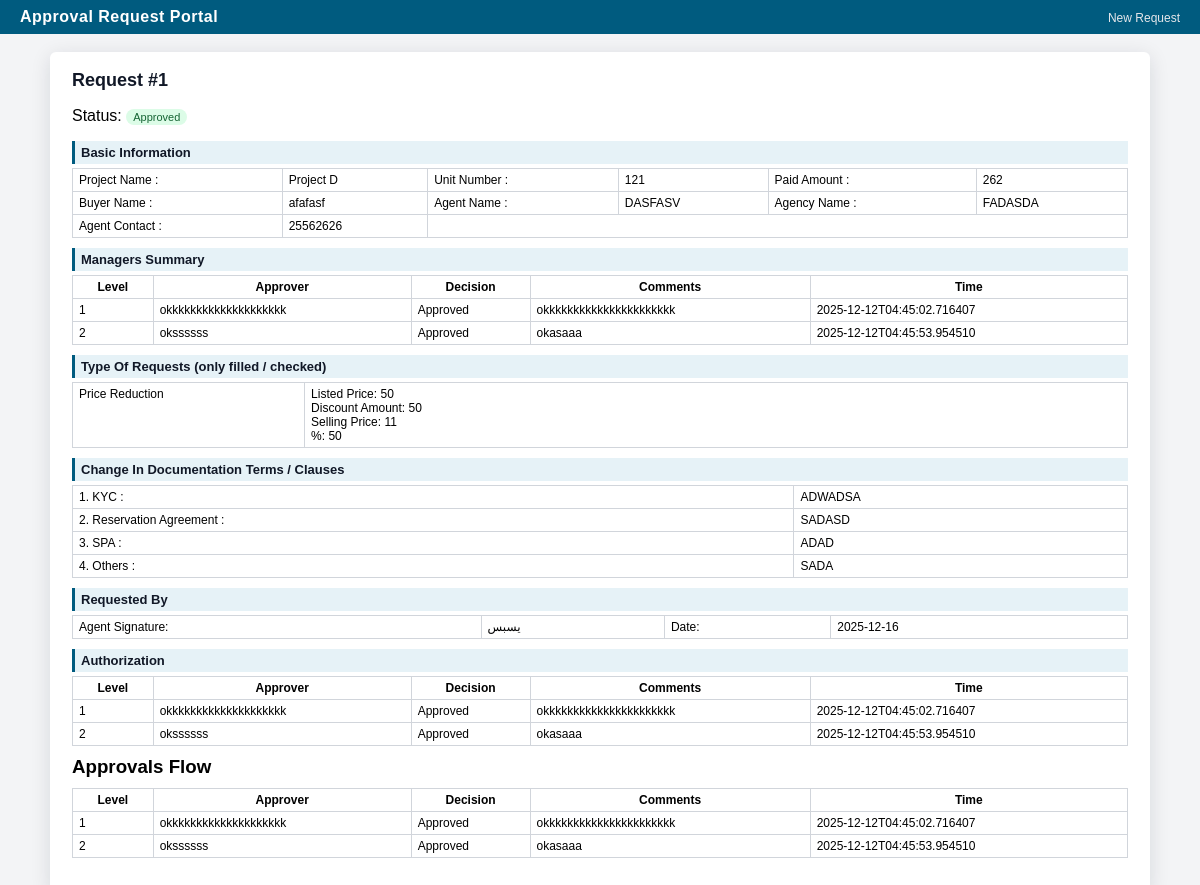
Page /request/1 on the committed database.
### tables this page shows
CREATE TABLE requests (
        id INTEGER PRIMARY KEY AUTOINCREMENT,
        created_at TEXT,
        updated_at TEXT,
        status TEXT,            -- Pending L1, Pending L2, Approved, Rejected
        current_step INTEGER,   -- 1, 2, 0
        edit_token TEXT,

        project_name TEXT,
        unit_number TEXT,
        paid_amount TEXT,
        buyer_name TEXT,
        agent_name TEXT,
        agency_name TEXT,
        agent_contact TEXT,

        price_reduction_selected INTEGER,
        bulk_discount_selected INTEGER,
        change_payment_plan_selected INTEGER,
        unit_switch_selected INTEGER,
        unit_cancellation_selected INTEGER,
        refund_selected INTEGER,
        late_payment_selected INTEGER,
        waiver_late_fee_selected INTEGER,
        issuance_spa_selected INTEGER,
        registration_dld_selected INTEGER,
        others_selected INTEGER,

        pr_listed_price TEXT,
        pr_discount_amount TEXT,
        pr_selling_price TEXT,
        pr_discount_percent TEXT,

        bd_listed_price TEXT,
        bd_discount_amount TEXT,
        bd_selling_price TEXT,
        bd_discount_percent TEXT,
        bd_units TEXT,

        cpp_down_payment_percent TEXT,
        cpp_down_payment_date TEXT,
        cpp_2nd_payment_percent TEXT,
        cpp_2nd_payment_date TEXT,
        cpp_3rd_payment_percent TEXT,
        cpp_3rd_payment_date TEXT,
        cpp_4th_payment_percent TEXT,
        cpp_4th_payment_date TEXT,
        cpp_5th_payment_percent TEXT,
        cpp_5th_payment_date TEXT,
        cpp_6th_payment_percent TEXT,
        cpp_6th_payment_date TEXT,
        cpp_completion_percent TEXT,
        cpp_completion_date TEXT,

        us_booked_unit TEXT,
        us_new_unit TEXT,
        us_new_unit_selling_price TEXT,

        uc_amount_paid TEXT,

        rf_booking_fees_amount TEXT,
        rf_payment_amount TEXT,
        rf_refund_amount TEXT,

        lp_payment_schedule_no TEXT,
        lp_initial_due_date TEXT,
        lp_new_payment_date TEXT,
        lp_penalty_amount TEXT,
        lp_overdue_period TEXT,

        wl_downpayment_spa_date TEXT,
        wl_2nd_payment_spa_date TEXT,
        wl_3rd_payment_spa_date TEXT,
        wl_4th_payment_spa_date TEXT,
        wl_5th_payment_spa_date TEXT,
        wl_6th_payment_spa_date TEXT,

        wl_penalty_amount TEXT,
        wl_waiver_amount TEXT,

        spa_down_payment_received TEXT,
        spa_percent TEXT,

        dld_down_payment_received TEXT,
        dld_percent TEXT,

        others_text TEXT,

        doc_kyc TEXT,
        doc_reservation_agreement TEXT,
        doc_spa TEXT,
        doc_others TEXT,
        comments TEXT,

        requested_by_signature TEXT,
        requested_by_date TEXT
    );

CREATE TABLE approvals (
        id INTEGER PRIMARY KEY AUTOINCREMENT,
        request_id INTEGER,
        level INTEGER,              -- 1 أو 2
        approver_name TEXT,
        decision TEXT,              -- Approved / Rejected
        comments TEXT,
        decided_at TEXT,
        FOREIGN KEY(request_id) REFERENCES requests(id)
    );

### app.py (the view)
@app.route("/request/<int:req_id>")
def view_request(req_id):
    db = get_db()
    cur = db.cursor()
    cur.execute("SELECT * FROM requests WHERE id = ?", (req_id,))
    row = cur.fetchone()
    if not row:
        abort(404)
    cur.execute("SELECT * FROM approvals WHERE request_id = ? ORDER BY level, decided_at", (req_id,))
    approvals = cur.fetchall()
    submitted = request.args.get("submitted") == "1"
    edit_link = None
    if submitted:
        edit_link = url_for("edit_request", token=row["edit_token"], _external=True)
    manager1_sig = None
    manager2_sig = None
    for a in approvals:
        if a["level"] == 1:
            manager1_sig = a
        elif a["level"] == 2:
            manager2_sig = a
    return render_template(
        "request_view.html",
        req=row,
        req_id=req_id,
        approvals=approvals,
        edit_link=edit_link,
        from_submit=submitted,
        manager_level=None,
        error=None,
        manager1_sig=manager1_sig,
        manager2_sig=manager2_sig
    )

### app.py (called while the page is built)
def get_db():
    if "db" not in g:
        g.db = sqlite3.connect(DB_PATH, check_same_thread=False)
        g.db.row_factory = sqlite3.Row
    return g.db

### templates/request_view.html (shortened to what this page needs)
{% extends "base.html" %}
{% block content %}
<div class="request-view">
  <h2>Request #{{ req_id }}</h2>
  <p>
    Status:
    {% if req.status == 'Pending L1' or req.status == 'Pending L2' %}
        <span class="tag tag-pending">{{ req.status }}</span>
    {% elif req.status == 'Approved' %}
        <span class="tag tag-approved">{{ req.status }}</span>
    {% elif req.status == 'Rejected' %}
        <span class="tag tag-rejected">{{ req.status }}</span>
    {% else %}
        <span class="tag">{{ req.status }}</span>
    {% endif %}
  </p>
  <div class="section-title">Basic Information</div>
  <table class="table table-compact">
      <tr>
          <td>Project Name :</td><td>{{ req.project_name }}</td>
          <td>Unit Number :</td><td>{{ req.unit_number }}</td>
          <td>Paid Amount :</td><td>{{ req.paid_amount }}</td>
      </tr>
      <tr>
          <td>Buyer Name :</td><td>{{ req.buyer_name }}</td>
          <td>Agent Name :</td><td>{{ req.agent_name }}</td>
          <td>Agency Name :</td><td>{{ req.agency_name }}</td>
      </tr>
      <tr>
          <td>Agent Contact :</td><td>{{ req.agent_contact }}</td>
          <td colspan="4"></td>
      </tr>
  </table>
  <div class="section-title">Managers Summary</div>
  <table class="table table-compact">
      <tr>
          <th>Level</th>
          <th>Approver</th>
          <th>Decision</th>
          <th>Comments</th>
          <th>Time</th>
      </tr>
      <tr>
          <td>1</td>
          {% if manager1_sig %}
              <td>{{ manager1_sig.approver_name }}</td>
              <td>{{ manager1_sig.decision }}</td>
              <td>{{ manager1_sig.comments }}</td>
              <td>{{ manager1_sig.decided_at }}</td>
          {% else %}
              <td colspan="4" class="muted">Pending</td>
          {% endif %}
      </tr>
      <tr>
          <td>2</td>
          {% if manager2_sig %}
              <td>{{ manager2_sig.approver_name }}</td>
              <td>{{ manager2_sig.decision }}</td>
              <td>{{ manager2_sig.comments }}</td>
              <td>{{ manager2_sig.decided_at }}</td>
          {% else %}
              <td colspan="4" class="muted">Pending</td>
          {% endif %}
      </tr>
  </table>
  <div class="section-title">Type Of Requests (only filled / checked)</div>
  <table class="table table-compact">
      {% if req.price_reduction_selected or req.pr_listed_price or req.pr_selling_price %}
      <tr>
          <td style="width:22%">Price Reduction</td>
          <td>
              Listed Price: {{ req.pr_listed_price }}<br>
              Discount Amount: {{ req.pr_discount_amount }}<br>
              Selling Price: {{ req.pr_selling_price }}<br>
              %: {{ req.pr_discount_percent }}
          </td>
      </tr>
      {% endif %}
  </table>
  <div class="section-title">Change In Documentation Terms / Clauses</div>
  <table class="table table-compact">
      {% if req.doc_kyc %}
      <tr><td>1. KYC :</td><td>{{ req.doc_kyc }}</td></tr>
      {% endif %}
      {% if req.doc_reservation_agreement %}
      <tr><td>2. Reservation Agreement :</td><td>{{ req.doc_reservation_agreement }}</td></tr>
      {% endif %}
      {% if req.doc_spa %}
      <tr><td>3. SPA :</td><td>{{ req.doc_spa }}</td></tr>
      {% endif %}
      {% if req.doc_others %}
      <tr><td>4. Others :</td><td>{{ req.doc_others }}</td></tr>
      {% endif %}
  </table>
  <div class="section-title">Requested By</div>
  <table class="table table-compact">
      <tr>
          <td>Agent Signature:</td><td>{{ req.requested_by_signature }}</td>
          <td>Date:</td><td>{{ req.requested_by_date }}</td>
      </tr>
  </table>
  <div class="section-title">Authorization</div>
  <table class="table table-compact">
      <tr>
          <th>Level</th>
          <th>Approver</th>
          <th>Decision</th>
          <th>Comments</th>
          <th>Time</th>
      </tr>
      <tr>
          <td>1</td>
          {% if manager1_sig %}
              <td>{{ manager1_sig.approver_name }}</td>
              <td>{{ manager1_sig.decision }}</td>
              <td>{{ manager1_sig.comments }}</td>
              <td>{{ manager1_sig.decided_at }}</td>
          {% else %}
              <td colspan="4" class="muted">Pending</td>
          {% endif %}
      </tr>
      <tr>
          <td>2</td>
          {% if manager2_sig %}
              <td>{{ manager2_sig.approver_name }}</td>
              <td>{{ manager2_sig.decision }}</td>
              <td>{{ manager2_sig.comments }}</td>
              <td>{{ manager2_sig.decided_at }}</td>
          {% else %}
              <td colspan="4" class="muted">Pending</td>
          {% endif %}
      </tr>
  </table>
  <h3>Approvals Flow</h3>
  <table class="table table-compact">
      <tr>
          <th>Level</th>
          <th>Approver</th>
          <th>Decision</th>
          <th>Comments</th>
          <th>Time</th>
      </tr>
      {% for a in approvals %}
      <tr>
          <td>{{ a.level }}</td>
          <td>{{ a.approver_name }}</td>
          <td>{{ a.decision }}</td>
          <td>{{ a.comments }}</td>
          <td>{{ a.decided_at }}</td>
      </tr>
      {% endfor %}
  </table>
</div>
{% endblock %}

### templates/base.html (style rules this page uses)
:root { --primary:#005b7f; --primary-soft:#e6f2f7; --accent:#c89e5b; --bg:#f3f4f6; --border:#d1d5db; --danger:#ef4444; --success:#16a34a; --warning:#f59e0b; }
* { box-sizing:border-box; }
body { font-family: Arial, sans-serif; background:var(--bg); margin:0; padding:0; }
h1,h2,h3 { margin:0 0 10px; }
h2 { font-size:18px; color:#111827; }
table { width:100%; border-collapse:collapse; margin-bottom:10px; }
table td, table th { border:1px solid var(--border); padding:4px 6px; font-size:12px; vertical-align:top; }
.section-title { background:var(--primary-soft); color:#111827; font-weight:bold; padding:4px 6px; font-size:13px; margin:8px 0 4px; border-left:3px solid var(--primary); }
.tag { display:inline-block; padding:2px 7px; border-radius:999px; font-size:11px; font-weight:500; }
.tag-approved { background:#dcfce7;color:#166534; }

### rows in the picture
requests: status "Approved", project_name "Project D", unit_number "121", paid_amount "262", buyer_name "afafasf", agent_name "DASFASV", agency_name "FADASDA", agent_contact "25562626", pr_listed_price "50", pr_discount_amount "50", pr_selling_price "11", pr_discount_percent "50", doc_kyc "ADWADSA", doc_reservation_agreement "SADASD", doc_spa "ADAD", doc_others "SADA", requested_by_signature "يسبس", requested_by_date "2025-12-16"
approvals: approver_name "okkkkkkkkkkkkkkkkkkkk", decision "Approved", comments "okkkkkkkkkkkkkkkkkkkkkk", decided_at "2025-12-12T04:45:02.716407", level "1"
approvals: approver_name "okssssss", decision "Approved", comments "okasaaa", decided_at "2025-12-12T04:45:53.954510", level "2"

### other values in the picture
{{ req_id }} "1"
